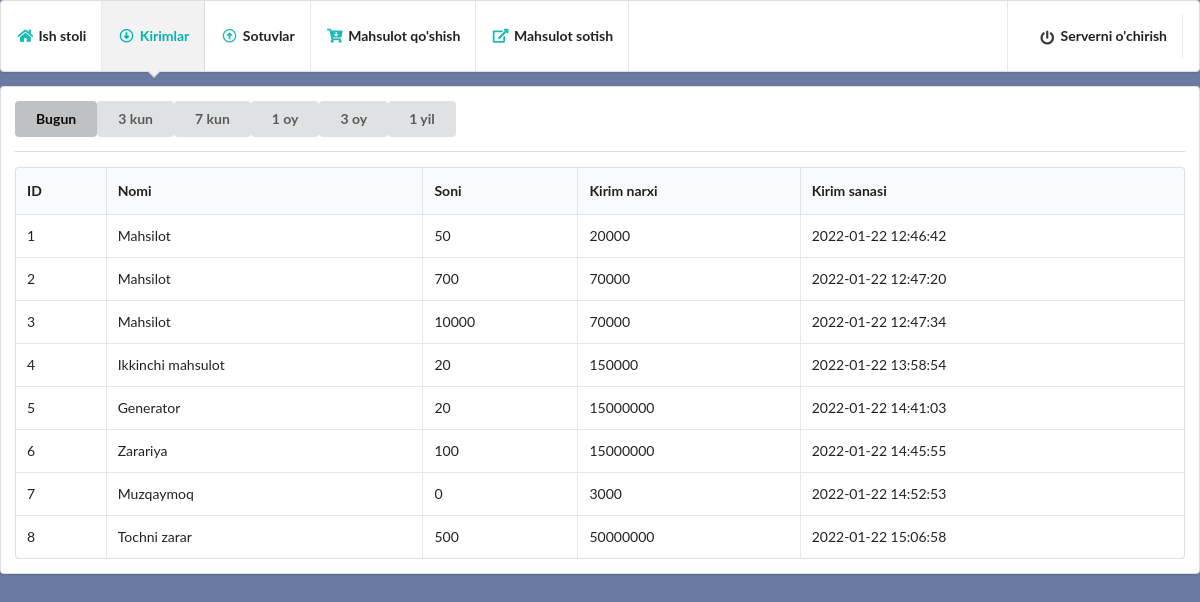
Before: /imports/1 with the older database file.
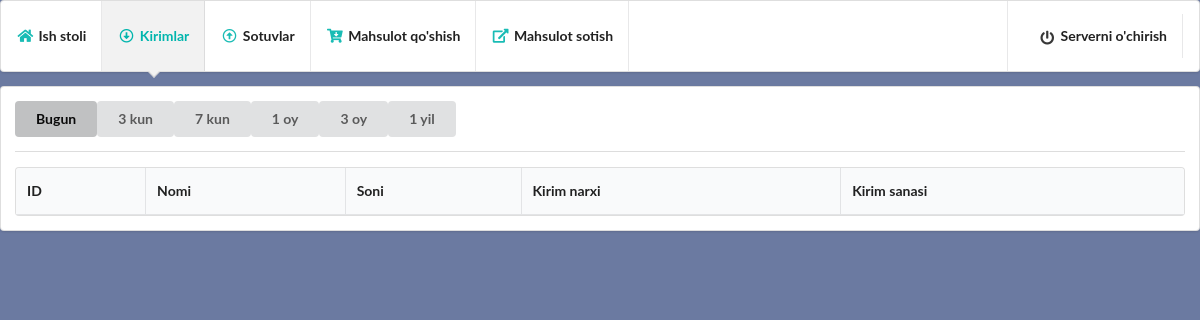
After: the same page with the newer database file.
### modules.py (models this page shows, shortened)
class inheritedClassName(db.Model):
    __abstract__ = True
    def format(self):
        return self.__dict__

@dataclass
class Imports(inheritedClassName):
    id: int
    name: String
    count: int
    in_time: DateTime
    in_price: Integer
    __tablename__ = "imports"
    id = Column(Integer, primary_key=True)
    name = Column(String, nullable=False)
    count = Column(Integer, default=0)
    in_time = Column(DateTime)
    in_price = Column(Integer)

### main.py (the view)
@app.route('/imports/<int:days>')
def imports(days):
    start = date.today() - timedelta(days=days)
    imports_query = Imports.query.filter(Imports.in_time>start).all()
    imports = [imp.format() for imp in imports_query]
    return render_template('imports.html', days=str(days), imports=imports)

### templates/imports.html (shortened to what this page needs)
<!DOCTYPE html>
<html lang="en">
<head>
    <link rel="stylesheet" href="{{ url_for('static', filename='semantic-ui/semantic.min.css') }}">
</head>
<body style="background-color: #6B7AA1;">
    <div class="ui pointing menu teal">
        <a href="/dashboard" class="item">
            <i class="home icon teal"></i>
            <b>Ish stoli</b>
        </a>
        <a href="/imports/1" class="active item">
            <i class="arrow alternate circle down outline icon teal"></i>
            <b>Kirimlar</b>
        </a>
        <a href="/sales/1" class="item">
            <i class="arrow alternate circle up outline icon teal"></i>
            <b>Sotuvlar</b>
        </a>
        <a href="/add_item" class="item">
            <i class="cart arrow down icon teal"></i>
            <b>Mahsulot qo'shish</b>
        </a>
        <a href="/items" class="item">
            <i class="external alternate icon teal"></i>
            <b>Mahsulot sotish</b>
        </a>
        <div class="right menu">
          <div class="item">
              <a href="/stop" class="item">
                  <i class="power off icon"></i>
                  <b>Serverni o'chirish</b>
              </a>
          </div>
      </div>
      </div>
      <div class="ui segment">
        <div class="ui buttons">
          <a href="/imports/1"><button class="ui button {% if days == '1' %} {{ 'active' }} {% endif %}">Bugun</button></a>
          <a href="/imports/3"><button class="ui button {% if days == '3' %} {{ 'active' }} {% endif %}">3 kun</button></a>
          <a href="/imports/7"><button class="ui button {% if days == '7' %} {{ 'active' }} {% endif %}">7 kun</button></a>
          <a href="/imports/30"><button class="ui button {% if days == '30' %} {{ 'active' }} {% endif %}">1 oy</button></a>
          <a href="/imports/90"><button class="ui button {% if days == '90' %} {{ 'active' }} {% endif %}">3 oy</button></a>
          <a href="/imports/365"><button class="ui button {% if days == '365' %} {{ 'active' }} {% endif %}">1 yil</button></a>
        </div>
        <div class="ui divider"></div>
        <table class="ui celled table">
          <thead>
            <tr><th>ID</th>
            <th>Nomi</th>
            <th>Soni</th>
            <th>Kirim narxi</th>
            <th>Kirim sanasi</th>
          </tr></thead>
          <tbody>
            {% if imports %}
            {% for import in imports %}
            <tr>
              <td data-label="id">{{import.id}}</td>
              <td data-label="name">{{import.name}}</td>
              <td data-label="count">{{import.count}}</td>
              <td data-label="in_price">{{import.in_price}}</td>
              <td data-label="in_time">{{import.in_time}}</td>
            </tr>
            {% endfor %}
            {% endif %}
          </tbody>
        </table>
      </div>
</body>
</html>

Changed rows visible on the page:
removed Imports: id "1", name "Mahsilot", count "50", in_price "20000", in_time "2022-01-22 12:46:42"
removed Imports: id "2", name "Mahsilot", count "700", in_price "70000", in_time "2022-01-22 12:47:20"
removed Imports: id "3", name "Mahsilot", count "10000", in_price "70000", in_time "2022-01-22 12:47:34"
removed Imports: id "4", name "Ikkinchi mahsulot", count "20", in_price "150000", in_time "2022-01-22 13:58:54"
removed Imports: id "5", name "Generator", count "20", in_price "15000000", in_time "2022-01-22 14:41:03"
removed Imports: id "6", name "Zarariya", count "100", in_price "15000000", in_time "2022-01-22 14:45:55"
removed Imports: id "7", name "Muzqaymoq", count "0", in_price "3000", in_time "2022-01-22 14:52:53"
removed Imports: id "8", name "Tochni zarar", count "500", in_price "50000000", in_time "2022-01-22 15:06:58"
